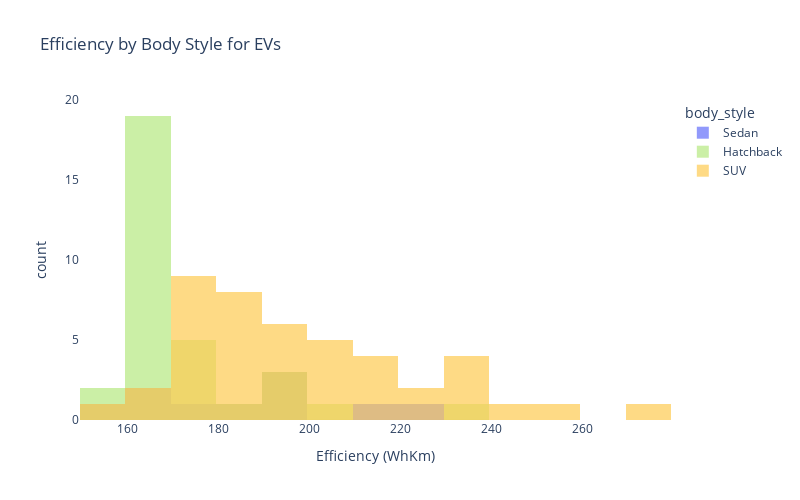

Notebook code cell kept with this figure:
### Code cell
# Create a histogram of efficiency by body style
eff_hist = px.histogram(suv_hatch_sed, title='Efficiency by Body Style for EVs', x='efficiency_whkm', color='body_style', nbins=22,
                          labels={'efficiency_whkm':'Efficiency (WhKm)', 'count':'Frequency'},
                          color_discrete_sequence=[px.colors.qualitative.Plotly[0],
                                                   px.colors.qualitative.Plotly[7],
                                                   px.colors.qualitative.Plotly[9]],
                          width=800, height=500)
                                                   

eff_hist.update_layout({
    'plot_bgcolor':'rgba(0, 0, 0, 0)',
    'paper_bgcolor':'rgba(0, 0, 0, 0)'
})

eff_hist.update_layout(barmode='overlay')
eff_hist.update_traces(opacity=0.7)

eff_hist.update_xaxes(showgrid=False)
eff_hist.update_yaxes(showgrid=False)

eff_hist.show()

### Figure 1 — Plotly figure (JSON) as saved in the notebook; plotly's stock layout.template omitted (floating-point values rounded to 4 significant figures)
{"data": [{"alignmentgroup": "True", "bingroup": "x", "hovertemplate": "body_style=Sedan<br>Efficiency (WhKm)=%{x}<br>count=%{y}<extra></extra>", "legendgroup": "Sedan", "marker": {"color": "#636EFA", "pattern": {"shape": ""}}, "name": "Sedan", "nbinsx": 22, "offsetgroup": "Sedan", "opacity": 0.7, "orientation": "v", "showlegend": true, "type": "histogram", "x": [161, 180, 153, 178, 223, 197, 167, 195, 197, 215], "xaxis": "x", "yaxis": "y"}, {"alignmentgroup": "True", "bingroup": "x", "hovertemplate": "body_style=Hatchback<br>Efficiency (WhKm)=%{x}<br>count=%{y}<extra></extra>", "legendgroup": "Hatchback", "marker": {"color": "#B6E880", "pattern": {"shape": ""}}, "name": "Hatchback", "nbinsx": 22, "offsetgroup": "Hatchback", "opacity": 0.7, "orientation": "v", "showlegend": true, "type": "histogram", "x": [167, 168, 168, 164, 164, 175, 166, 156, 164, 166, 161, 165, 172, 181, 168, 166, 166, 168, 164, 161, 198, 165, 156, 176, 171, 167, 168, 207, 171, 191, 194, 232], "xaxis": "x", "yaxis": "y"}, {"alignmentgroup": "True", "bingroup": "x", "hovertemplate": "body_style=SUV<br>Efficiency (WhKm)=%{x}<br>count=%{y}<extra></extra>", "legendgroup": "SUV", "marker": {"color": "#FECB52", "pattern": {"shape": ""}}, "name": "SUV", "nbinsx": 22, "offsetgroup": "SUV", "opacity": 0.7, "orientation": "v", "showlegend": true, "type": "histogram", "x": [206, 193, 216, 160, 193, 171, 179, 183, 200, 180, 231, 173, 178, 193, 171, 154, 228, 175, 188, 237, 176, 183, 211, 180, 180, 177, 232, 200, 209, 193, 244, 167, 188, 206, 216, 194, 219, 193, 181, 270, 170, 222, 258, 238], "xaxis": "x", "yaxis": "y"}], "layout": {"barmode": "overlay", "height": 500, "legend": {"title": {"text": "body_style"}, "tracegroupgap": 0}, "paper_bgcolor": "rgba(0, 0, 0, 0)", "plot_bgcolor": "rgba(0, 0, 0, 0)", "title": {"text": "Efficiency by Body Style for EVs"}, "width": 800, "xaxis": {"anchor": "y", "domain": [0, 1], "showgrid": false, "title": {"text": "Efficiency (WhKm)"}}, "yaxis": {"anchor": "x", "domain": [0, 1], "showgrid": false, "title": {"text": "count"}}}}
